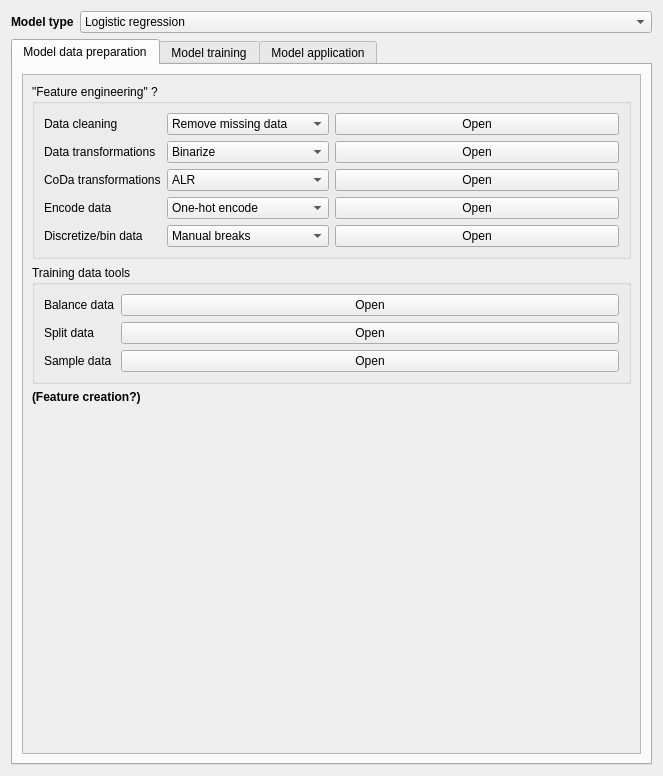
<?xml version="1.0" encoding="UTF-8"?>
<ui version="4.0">
 <class>Form</class>
 <widget class="QWidget" name="Form">
  <property name="geometry">
   <rect>
    <x>0</x>
    <y>0</y>
    <width>663</width>
    <height>776</height>
   </rect>
  </property>
  <property name="windowTitle">
   <string>Form</string>
  </property>
  <layout class="QVBoxLayout" name="verticalLayout_3">
   <item>
    <layout class="QHBoxLayout" name="model_selection_layout">
     <item>
      <widget class="QLabel" name="label">
       <property name="sizePolicy">
        <sizepolicy hsizetype="Maximum" vsizetype="Preferred">
         <horstretch>0</horstretch>
         <verstretch>0</verstretch>
        </sizepolicy>
       </property>
       <property name="font">
        <font>
         <weight>75</weight>
         <bold>true</bold>
        </font>
       </property>
       <property name="text">
        <string>Model type</string>
       </property>
      </widget>
     </item>
     <item>
      <widget class="QComboBox" name="model_selection">
       <item>
        <property name="text">
         <string>Logistic regression</string>
        </property>
       </item>
       <item>
        <property name="text">
         <string>Random forests - classifier</string>
        </property>
       </item>
       <item>
        <property name="text">
         <string>Random forests - regressor</string>
        </property>
       </item>
       <item>
        <property name="text">
         <string>Gradient boosting - classifier</string>
        </property>
       </item>
       <item>
        <property name="text">
         <string>Gradient boosting - regressor</string>
        </property>
       </item>
      </widget>
     </item>
    </layout>
   </item>
   <item>
    <widget class="QTabWidget" name="tabWidget">
     <property name="currentIndex">
      <number>0</number>
     </property>
     <widget class="QWidget" name="data_preparation_tab">
      <attribute name="title">
       <string>Model data preparation</string>
      </attribute>
      <layout class="QVBoxLayout" name="verticalLayout_16">
       <item>
        <widget class="QScrollArea" name="scrollArea_3">
         <property name="widgetResizable">
          <bool>true</bool>
         </property>
         <widget class="QWidget" name="scrollAreaWidgetContents_3">
          <property name="geometry">
           <rect>
            <x>0</x>
            <y>0</y>
            <width>621</width>
            <height>674</height>
           </rect>
          </property>
          <layout class="QVBoxLayout" name="verticalLayout_11">
           <item>
            <widget class="QGroupBox" name="groupBox">
             <property name="title">
              <string>&quot;Feature engineering&quot; ?</string>
             </property>
             <layout class="QVBoxLayout" name="verticalLayout_9">
              <item>
               <layout class="QHBoxLayout" name="horizontalLayout_2">
                <item>
                 <layout class="QFormLayout" name="formLayout">
                  <item row="1" column="0">
                   <widget class="QLabel" name="data_transformations_label">
                    <property name="text">
                     <string>Data transformations</string>
                    </property>
                   </widget>
                  </item>
                  <item row="1" column="1">
                   <widget class="QComboBox" name="binarize_mode">
                    <item>
                     <property name="text">
                      <string>Binarize</string>
                     </property>
                    </item>
                    <item>
                     <property name="text">
                      <string>Clip</string>
                     </property>
                    </item>
                    <item>
                     <property name="text">
                      <string>Normalize</string>
                     </property>
                    </item>
                    <item>
                     <property name="text">
                      <string>Z-score normalize</string>
                     </property>
                    </item>
                    <item>
                     <property name="text">
                      <string>Min-max scale</string>
                     </property>
                    </item>
                    <item>
                     <property name="text">
                      <string>Winsorize</string>
                     </property>
                    </item>
                    <item>
                     <property name="text">
                      <string>Sigmoid transform</string>
                     </property>
                    </item>
                    <item>
                     <property name="text">
                      <string>Logarithmic transform</string>
                     </property>
                    </item>
                   </widget>
                  </item>
                  <item row="2" column="0">
                   <widget class="QLabel" name="coda_transformations_label">
                    <property name="text">
                     <string>CoDa transformations</string>
                    </property>
                   </widget>
                  </item>
                  <item row="2" column="1">
                   <widget class="QComboBox" name="coda_mode">
                    <item>
                     <property name="text">
                      <string>ALR</string>
                     </property>
                    </item>
                    <item>
                     <property name="text">
                      <string>Inverse ALR</string>
                     </property>
                    </item>
                    <item>
                     <property name="text">
                      <string>CLR</string>
                     </property>
                    </item>
                    <item>
                     <property name="text">
                      <string>Inverse CLR</string>
                     </property>
                    </item>
                    <item>
                     <property name="text">
                      <string>Single ILR</string>
                     </property>
                    </item>
                    <item>
                     <property name="text">
                      <string>Pairwise logratio</string>
                     </property>
                    </item>
                    <item>
                     <property name="text">
                      <string>Single PLR</string>
                     </property>
                    </item>
                    <item>
                     <property name="text">
                      <string>PLR</string>
                     </property>
                    </item>
                   </widget>
                  </item>
                  <item row="3" column="0">
                   <widget class="QLabel" name="encode_data_label">
                    <property name="text">
                     <string>Encode data</string>
                    </property>
                   </widget>
                  </item>
                  <item row="3" column="1">
                   <widget class="QComboBox" name="encode_mode">
                    <item>
                     <property name="text">
                      <string>One-hot encode</string>
                     </property>
                    </item>
                    <item>
                     <property name="text">
                      <string>Encode labels</string>
                     </property>
                    </item>
                   </widget>
                  </item>
                  <item row="0" column="0">
                   <widget class="QLabel" name="data_cleaning_label">
                    <property name="text">
                     <string>Data cleaning</string>
                    </property>
                   </widget>
                  </item>
                  <item row="0" column="1">
                   <widget class="QComboBox" name="data_cleaning_mode">
                    <item>
                     <property name="text">
                      <string>Remove missing data</string>
                     </property>
                    </item>
                    <item>
                     <property name="text">
                      <string>Impute missing data</string>
                     </property>
                    </item>
                    <item>
                     <property name="text">
                      <string>Harmonize nodata</string>
                     </property>
                    </item>
                   </widget>
                  </item>
                  <item row="4" column="0">
                   <widget class="QLabel" name="discretize_label">
                    <property name="text">
                     <string>Discretize/bin data</string>
                    </property>
                   </widget>
                  </item>
                  <item row="4" column="1">
                   <widget class="QComboBox" name="discretize_mode">
                    <item>
                     <property name="text">
                      <string>Manual breaks</string>
                     </property>
                    </item>
                    <item>
                     <property name="text">
                      <string>Defined intervals</string>
                     </property>
                    </item>
                    <item>
                     <property name="text">
                      <string>Equal intervals</string>
                     </property>
                    </item>
                    <item>
                     <property name="text">
                      <string>Quantiles</string>
                     </property>
                    </item>
                    <item>
                     <property name="text">
                      <string>Natural breaks</string>
                     </property>
                    </item>
                    <item>
                     <property name="text">
                      <string>Geometric intervals</string>
                     </property>
                    </item>
                    <item>
                     <property name="text">
                      <string>Standard deviation</string>
                     </property>
                    </item>
                   </widget>
                  </item>
                 </layout>
                </item>
                <item>
                 <layout class="QVBoxLayout" name="verticalLayout_4">
                  <item>
                   <widget class="QPushButton" name="data_cleaning_btn">
                    <property name="text">
                     <string>Open</string>
                    </property>
                   </widget>
                  </item>
                  <item>
                   <widget class="QPushButton" name="data_transformations_btn">
                    <property name="text">
                     <string>Open</string>
                    </property>
                   </widget>
                  </item>
                  <item>
                   <widget class="QPushButton" name="coda_transformations_btn">
                    <property name="text">
                     <string>Open</string>
                    </property>
                   </widget>
                  </item>
                  <item>
                   <widget class="QPushButton" name="encode_data_btn">
                    <property name="text">
                     <string>Open</string>
                    </property>
                   </widget>
                  </item>
                  <item>
                   <widget class="QPushButton" name="discretize_data_btn">
                    <property name="text">
                     <string>Open</string>
                    </property>
                   </widget>
                  </item>
                 </layout>
                </item>
               </layout>
              </item>
             </layout>
            </widget>
           </item>
           <item>
            <widget class="QGroupBox" name="groupBox_2">
             <property name="title">
              <string>Training data tools</string>
             </property>
             <layout class="QVBoxLayout" name="verticalLayout_10">
              <item>
               <layout class="QFormLayout" name="formLayout_2">
                <item row="0" column="0">
                 <widget class="QLabel" name="label_5">
                  <property name="text">
                   <string>Balance data</string>
                  </property>
                 </widget>
                </item>
                <item row="0" column="1">
                 <widget class="QPushButton" name="balance_data_btn">
                  <property name="text">
                   <string>Open</string>
                  </property>
                 </widget>
                </item>
                <item row="1" column="0">
                 <widget class="QLabel" name="label_6">
                  <property name="text">
                   <string>Split data</string>
                  </property>
                 </widget>
                </item>
                <item row="1" column="1">
                 <widget class="QPushButton" name="split_data_btn">
                  <property name="text">
                   <string>Open</string>
                  </property>
                 </widget>
                </item>
                <item row="2" column="0">
                 <widget class="QLabel" name="label_7">
                  <property name="text">
                   <string>Sample data</string>
                  </property>
                 </widget>
                </item>
                <item row="2" column="1">
                 <widget class="QPushButton" name="sample_data_btn">
                  <property name="text">
                   <string>Open</string>
                  </property>
                 </widget>
                </item>
               </layout>
              </item>
             </layout>
            </widget>
           </item>
           <item>
            <widget class="QLabel" name="feature_creation_label">
             <property name="font">
              <font>
               <weight>75</weight>
               <bold>true</bold>
              </font>
             </property>
             <property name="text">
              <string>(Feature creation?)</string>
             </property>
            </widget>
           </item>
           <item>
            <spacer name="verticalSpacer">
             <property name="orientation">
              <enum>Qt::Vertical</enum>
             </property>
             <property name="sizeHint" stdset="0">
              <size>
               <width>20</width>
               <height>288</height>
              </size>
             </property>
            </spacer>
           </item>
          </layout>
         </widget>
        </widget>
       </item>
      </layout>
     </widget>
     <widget class="QWidget" name="training_tab">
      <attribute name="title">
       <string>Model training</string>
      </attribute>
      <layout class="QVBoxLayout" name="verticalLayout">
       <item>
        <widget class="QScrollArea" name="scrollArea">
         <property name="widgetResizable">
          <bool>true</bool>
         </property>
         <widget class="QWidget" name="scrollAreaWidgetContents">
          <property name="geometry">
           <rect>
            <x>0</x>
            <y>0</y>
            <width>621</width>
            <height>674</height>
           </rect>
          </property>
          <layout class="QVBoxLayout" name="verticalLayout_2">
           <item>
            <widget class="QStackedWidget" name="model_parameters_container">
             <property name="sizePolicy">
              <sizepolicy hsizetype="Preferred" vsizetype="Expanding">
               <horstretch>0</horstretch>
               <verstretch>0</verstretch>
              </sizepolicy>
             </property>
             <property name="minimumSize">
              <size>
               <width>0</width>
               <height>300</height>
              </size>
             </property>
             <property name="currentIndex">
              <number>-1</number>
             </property>
            </widget>
           </item>
           <item>
            <layout class="QHBoxLayout" name="horizontalLayout">
             <item>
              <widget class="QPushButton" name="reset_btn">
               <property name="text">
                <string>Reset</string>
               </property>
              </widget>
             </item>
             <item>
              <spacer name="horizontalSpacer">
               <property name="orientation">
                <enum>Qt::Horizontal</enum>
               </property>
               <property name="sizeHint" stdset="0">
                <size>
                 <width>40</width>
                 <height>20</height>
                </size>
               </property>
              </spacer>
             </item>
             <item>
              <widget class="QPushButton" name="start_training_btn">
               <property name="text">
                <string>Start training</string>
               </property>
              </widget>
             </item>
            </layout>
           </item>
           <item>
            <widget class="QTabWidget" name="model_output_tab">
             <property name="minimumSize">
              <size>
               <width>0</width>
               <height>300</height>
              </size>
             </property>
             <property name="currentIndex">
              <number>0</number>
             </property>
             <widget class="QWidget" name="log_tab">
              <attribute name="title">
               <string>Training log</string>
              </attribute>
              <layout class="QVBoxLayout" name="verticalLayout_17">
               <item>
                <layout class="QVBoxLayout" name="verticalLayout_18">
                 <item>
                  <widget class="QTextEdit" name="training_log">
                   <property name="autoFormatting">
                    <set>QTextEdit::AutoNone</set>
                   </property>
                   <property name="readOnly">
                    <bool>true</bool>
                   </property>
                   <property name="html">
                    <string>&lt;!DOCTYPE HTML PUBLIC &quot;-//W3C//DTD HTML 4.0//EN&quot; &quot;http://www.w3.org/TR/REC-html40/strict.dtd&quot;&gt;
&lt;html&gt;&lt;head&gt;&lt;meta name=&quot;qrichtext&quot; content=&quot;1&quot; /&gt;&lt;style type=&quot;text/css&quot;&gt;
p, li { white-space: pre-wrap; }
&lt;/style&gt;&lt;/head&gt;&lt;body style=&quot; font-family:'Ubuntu'; font-size:11pt; font-weight:400; font-style:normal;&quot;&gt;
&lt;p style=&quot;-qt-paragraph-type:empty; margin-top:0px; margin-bottom:0px; margin-left:0px; margin-right:0px; -qt-block-indent:0; text-indent:0px;&quot;&gt;&lt;br /&gt;&lt;/p&gt;&lt;/body&gt;&lt;/html&gt;</string>
                   </property>
                  </widget>
                 </item>
                 <item>
                  <layout class="QHBoxLayout" name="horizontalLayout_6">
                   <item>
                    <widget class="QLabel" name="label_15">
                     <property name="text">
                      <string>Progress</string>
                     </property>
                    </widget>
                   </item>
                   <item>
                    <widget class="QProgressBar" name="training_progress_bar">
                     <property name="value">
                      <number>0</number>
                     </property>
                    </widget>
                   </item>
                  </layout>
                 </item>
                </layout>
               </item>
              </layout>
             </widget>
             <widget class="QWidget" name="results_tab">
              <attribute name="title">
               <string>Training score</string>
              </attribute>
              <layout class="QVBoxLayout" name="verticalLayout_19">
               <item>
                <widget class="QTableWidget" name="results_table">
                 <property name="alternatingRowColors">
                  <bool>true</bool>
                 </property>
                </widget>
               </item>
              </layout>
             </widget>
            </widget>
           </item>
          </layout>
         </widget>
        </widget>
       </item>
      </layout>
     </widget>
     <widget class="QWidget" name="application_tab">
      <attribute name="title">
       <string>Model application</string>
      </attribute>
      <layout class="QVBoxLayout" name="verticalLayout_15">
       <item>
        <widget class="QScrollArea" name="scrollArea_2">
         <property name="widgetResizable">
          <bool>true</bool>
         </property>
         <widget class="QWidget" name="scrollAreaWidgetContents_2">
          <property name="geometry">
           <rect>
            <x>0</x>
            <y>0</y>
            <width>621</width>
            <height>674</height>
           </rect>
          </property>
          <layout class="QVBoxLayout" name="verticalLayout_14">
           <item>
            <layout class="QFormLayout" name="formLayout_5">
             <item row="1" column="0">
              <widget class="QLabel" name="label_4">
               <property name="text">
                <string>Run name</string>
               </property>
              </widget>
             </item>
             <item row="1" column="1">
              <widget class="QLineEdit" name="lineEdit_2"/>
             </item>
             <item row="0" column="0">
              <widget class="QLabel" name="label_8">
               <property name="text">
                <string>Model</string>
               </property>
              </widget>
             </item>
             <item row="0" column="1">
              <widget class="QComboBox" name="comboBox_2"/>
             </item>
            </layout>
           </item>
           <item>
            <widget class="QGroupBox" name="application_mode_groupbox">
             <property name="title">
              <string>Application mode</string>
             </property>
             <layout class="QHBoxLayout" name="horizontalLayout_9">
              <item>
               <layout class="QVBoxLayout" name="verticalLayout_13">
                <item>
                 <widget class="QRadioButton" name="test_radiobutton">
                  <property name="text">
                   <string>Test/evaluate</string>
                  </property>
                  <property name="checked">
                   <bool>true</bool>
                  </property>
                 </widget>
                </item>
                <item>
                 <widget class="QRadioButton" name="predict_radiobutton">
                  <property name="text">
                   <string>Predict</string>
                  </property>
                 </widget>
                </item>
               </layout>
              </item>
             </layout>
            </widget>
           </item>
           <item>
            <widget class="QGroupBox" name="application_data_groupbox">
             <property name="sizePolicy">
              <sizepolicy hsizetype="Preferred" vsizetype="Maximum">
               <horstretch>0</horstretch>
               <verstretch>0</verstretch>
              </sizepolicy>
             </property>
             <property name="title">
              <string>Data</string>
             </property>
             <layout class="QFormLayout" name="formLayout_6">
              <item row="0" column="0">
               <widget class="QLabel" name="training_data_label_2">
                <property name="text">
                 <string>X</string>
                </property>
               </widget>
              </item>
              <item row="1" column="0">
               <widget class="QLabel" name="application_y_label">
                <property name="text">
                 <string>Y</string>
                </property>
               </widget>
              </item>
              <item row="1" column="1">
               <widget class="QgsMapLayerComboBox" name="application_y"/>
              </item>
              <item row="0" column="1">
               <layout class="QVBoxLayout" name="application_data_table_layout"/>
              </item>
             </layout>
            </widget>
           </item>
           <item>
            <widget class="QGroupBox" name="evaluation_metrics_groupbox">
             <property name="title">
              <string>Evaluation metrics</string>
             </property>
             <layout class="QGridLayout" name="gridLayout_2">
              <item row="0" column="0">
               <layout class="QHBoxLayout" name="horizontalLayout_8">
                <item>
                 <layout class="QVBoxLayout" name="verticalLayout_8">
                  <item>
                   <widget class="QLabel" name="classification_metrics_label_2">
                    <property name="text">
                     <string>Classification metrics</string>
                    </property>
                   </widget>
                  </item>
                  <item>
                   <widget class="QCheckBox" name="accuracy_checkbox_2">
                    <property name="text">
                     <string>Accuracy</string>
                    </property>
                   </widget>
                  </item>
                  <item>
                   <widget class="QCheckBox" name="precision_checkbox_2">
                    <property name="text">
                     <string>Precision</string>
                    </property>
                   </widget>
                  </item>
                  <item>
                   <widget class="QCheckBox" name="recall_checkbox_2">
                    <property name="text">
                     <string>Recall</string>
                    </property>
                   </widget>
                  </item>
                  <item>
                   <widget class="QCheckBox" name="f1_checkbox_2">
                    <property name="text">
                     <string>F1</string>
                    </property>
                   </widget>
                  </item>
                  <item>
                   <widget class="QCheckBox" name="auc_checkbox_2">
                    <property name="text">
                     <string>AUC</string>
                    </property>
                   </widget>
                  </item>
                 </layout>
                </item>
                <item>
                 <layout class="QVBoxLayout" name="verticalLayout_12">
                  <item>
                   <widget class="QLabel" name="regression_metrics_label_2">
                    <property name="text">
                     <string>Regression metrics</string>
                    </property>
                   </widget>
                  </item>
                  <item>
                   <widget class="QCheckBox" name="mse_checkbox_2">
                    <property name="text">
                     <string>MSE</string>
                    </property>
                   </widget>
                  </item>
                  <item>
                   <widget class="QCheckBox" name="rmse_checkbox_2">
                    <property name="text">
                     <string>RMSE</string>
                    </property>
                   </widget>
                  </item>
                  <item>
                   <widget class="QCheckBox" name="mae_checkbox_2">
                    <property name="text">
                     <string>MAE</string>
                    </property>
                   </widget>
                  </item>
                  <item>
                   <widget class="QCheckBox" name="r2_checkbox_2">
                    <property name="text">
                     <string>R2</string>
                    </property>
                   </widget>
                  </item>
                  <item>
                   <spacer name="verticalSpacer_2">
                    <property name="orientation">
                     <enum>Qt::Vertical</enum>
                    </property>
                    <property name="sizeType">
                     <enum>QSizePolicy::Maximum</enum>
                    </property>
                    <property name="sizeHint" stdset="0">
                     <size>
                      <width>20</width>
                      <height>40</height>
                     </size>
                    </property>
                   </spacer>
                  </item>
                 </layout>
                </item>
               </layout>
              </item>
             </layout>
            </widget>
           </item>
           <item>
            <spacer name="verticalSpacer_3">
             <property name="orientation">
              <enum>Qt::Vertical</enum>
             </property>
             <property name="sizeHint" stdset="0">
              <size>
               <width>20</width>
               <height>40</height>
              </size>
             </property>
            </spacer>
           </item>
           <item>
            <layout class="QHBoxLayout" name="horizontalLayout_3">
             <item>
              <widget class="QPushButton" name="reset_btn_2">
               <property name="text">
                <string>Reset</string>
               </property>
              </widget>
             </item>
             <item>
              <spacer name="horizontalSpacer_2">
               <property name="orientation">
                <enum>Qt::Horizontal</enum>
               </property>
               <property name="sizeHint" stdset="0">
                <size>
                 <width>40</width>
                 <height>20</height>
                </size>
               </property>
              </spacer>
             </item>
             <item>
              <widget class="QPushButton" name="start_training_btn_2">
               <property name="text">
                <string>Run</string>
               </property>
              </widget>
             </item>
            </layout>
           </item>
           <item>
            <layout class="QHBoxLayout" name="horizontalLayout_7">
             <item>
              <widget class="QLabel" name="label_16">
               <property name="text">
                <string>Progress</string>
               </property>
              </widget>
             </item>
             <item>
              <widget class="QProgressBar" name="training_progress_bar_2">
               <property name="value">
                <number>0</number>
               </property>
              </widget>
             </item>
            </layout>
           </item>
          </layout>
         </widget>
        </widget>
       </item>
      </layout>
     </widget>
    </widget>
   </item>
  </layout>
 </widget>
 <customwidgets>
  <customwidget>
   <class>QgsMapLayerComboBox</class>
   <extends>QComboBox</extends>
   <header>qgsmaplayercombobox.h</header>
  </customwidget>
 </customwidgets>
 <resources/>
 <connections/>
</ui>
